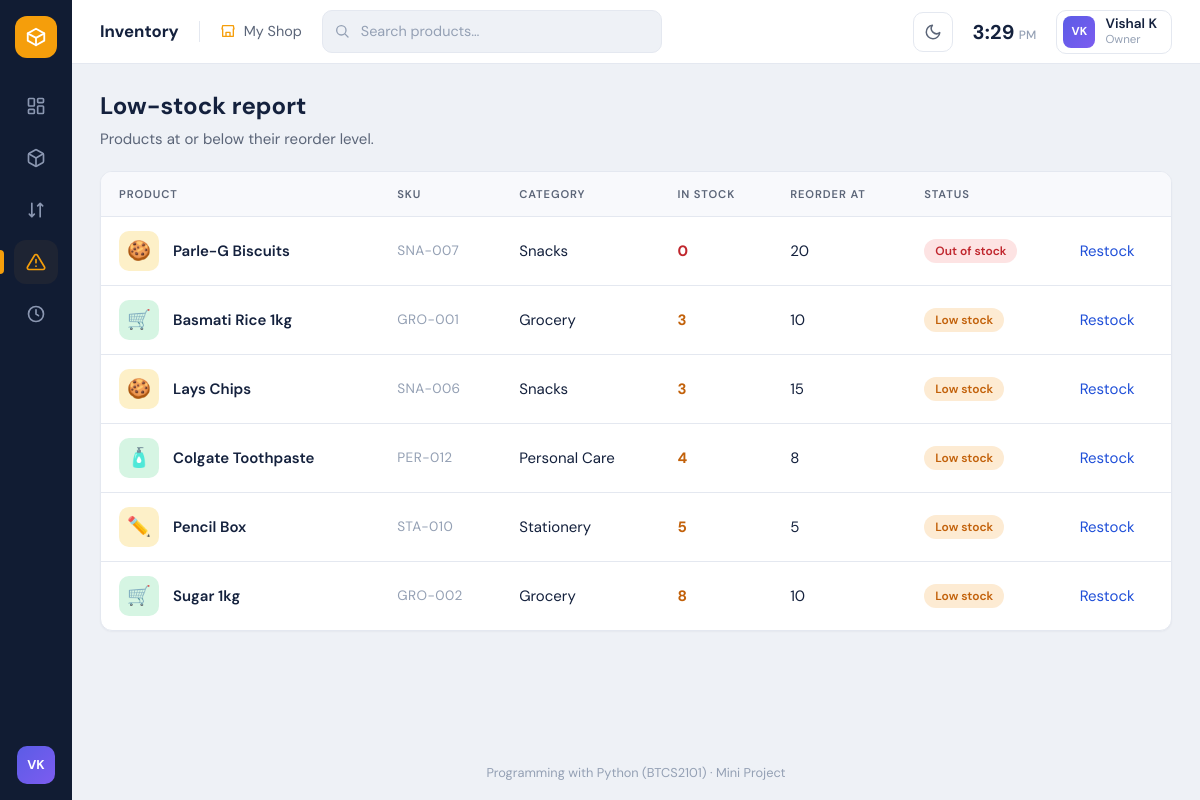
Screenshot of /low-stock with the database file from the repository.
### tables this page shows
CREATE TABLE products (
                    id            INTEGER PRIMARY KEY AUTOINCREMENT,
                    name          TEXT    NOT NULL UNIQUE,
                    category      TEXT    NOT NULL DEFAULT 'General',
                    price         REAL    NOT NULL DEFAULT 0,
                    quantity      INTEGER NOT NULL DEFAULT 0,
                    reorder_level INTEGER NOT NULL DEFAULT 5,
                    created_at    TEXT    NOT NULL
                );

### app.py (the view)
@app.route("/low-stock")
def low_stock():
    return render_template("low_stock.html", items=manager.low_stock_products())

### inventory.py (called while the page is built)
    def _connect(self):
        conn = sqlite3.connect(self.db_path)
        conn.row_factory = sqlite3.Row          # rows behave like dictionaries
        conn.execute("PRAGMA foreign_keys = ON")
        return conn

    def low_stock_products(self):
        conn = self._connect()
        try:
            rows = conn.execute(
                "SELECT * FROM products WHERE quantity <= reorder_level "
                "ORDER BY quantity ASC, name"
            ).fetchall()
        finally:
            conn.close()
        return [dict(r) for r in rows]

### templates/low_stock.html (shortened to what this page needs)
{% extends "base.html" %}
{% from "macros.html" import product_tile, sku, status_badge %}
{% block content %}
<h1>Low-stock report</h1>
<p class="subtitle">Products at or below their reorder level.</p>
<section class="panel flush">
  {% if items %}
  <div class="table-wrap">
  <table>
    <thead><tr><th>Product</th><th>SKU</th><th>Category</th><th>In stock</th><th>Reorder at</th><th>Status</th><th></th></tr></thead>
    <tbody>
    {% for p in items %}
    <tr>
      <td><div class="product-cell">{{ product_tile(p.category) }}{{ p.name }}</div></td>
      <td class="sku">{{ sku(p) }}</td>
      <td>{{ p.category }}</td>
      <td><span class="num {{ 'red' if p.quantity == 0 else 'orange' }}">{{ p.quantity }}</span></td>
      <td>{{ p.reorder_level }}</td>
      <td>{{ status_badge(p) }}</td>
      <td><a href="{{ url_for('stock', product_id=p.id) }}">Restock</a></td>
    </tr>
    {% endfor %}
    </tbody>
  </table>
  </div>
  {% else %}
    <div class="empty">Nothing to restock right now.</div>
  {% endif %}
</section>
{% endblock %}

### templates/macros.html (shortened to what this page needs)
{% macro product_tile(category) -%}
  {%- set c = (category or '')|lower -%}
  {%- if 'drink' in c or 'beverage' in c %}<span class="tile t-blue">🥤</span>
  {%- elif 'snack' in c %}<span class="tile t-yellow">🍪</span>
  {%- elif 'grocer' in c %}<span class="tile t-green">🛒</span>
  {%- elif 'food' in c or 'bakery' in c %}<span class="tile t-pink">🥐</span>
  {%- elif 'station' in c %}<span class="tile t-yellow">✏️</span>
  {%- elif 'care' in c or 'beauty' in c %}<span class="tile t-green">🧴</span>
  {%- elif 'electr' in c %}<span class="tile t-blue">🔌</span>
  {%- else %}<span class="tile t-grey">📦</span>{% endif -%}
{%- endmacro %}
{% macro sku(p) -%}
  {{ ((p.category or 'GEN')[:3])|upper }}-{{ '%03d'|format(p.id) }}
{%- endmacro %}
{% macro status_badge(p) -%}
  {%- if p.quantity == 0 %}<span class="badge danger">Out of stock</span>
  {%- elif p.quantity <= p.reorder_level %}<span class="badge warn">Low stock</span>
  {%- else %}<span class="badge ok">In stock</span>{% endif -%}
{%- endmacro %}

### static/style.css (style rules this page uses)
:root { --sidebar: #111c33; --sidebar-hover: #1c2a47; --bg: #eef1f6; --surface: #ffffff; --border: #e4e8f0; --surface-2: #f8f9fc; --hover: #f4f6fa; --track: #e9edf5; --code-bg: #f4f6fa; --nav-active: #1e2433; --ink: #14213d; --ink-soft: #5b6578; --ink-faint: #94a0b4; --accent: #f59e0b; --accent-dark: #d98506; --green: #1a7f4b; --green-bg: #dcf5e6; --orange: #c2610a; --orange-bg: #fdebd3; --red: #c0262d; --red-bg: #fde3e3; --blue: #1f4fd8; --t-yellow: #fdf0c8; --t-pink: #fbdcec; --t-green: #d6f5e3; --t-blue: #dde6fb; --t-red: #fbdcdc; --t-grey: #e8ecf3; color-scheme: light; --radius: 12px; --shadow: 0 1px 2px rgba(20, 33, 61, .04); }
* { box-sizing: border-box; }
body { margin: 0; font-family: "DM Sans", "Segoe UI", system-ui, -apple-system, sans-serif; background: var(--bg); color: var(--ink); font-size: 15px; line-height: 1.5; }
a { color: var(--blue); text-decoration: none; }
h1 { margin: 0 0 4px; font-size: 1.5rem; }
.subtitle { color: var(--ink-soft); margin: 0 0 20px; }
.panel { background: var(--surface); border: 1px solid var(--border); border-radius: var(--radius); box-shadow: var(--shadow); padding: 20px; margin-bottom: 20px; }
.panel.flush { padding: 0; overflow: hidden; }
.table-wrap { overflow-x: auto; }
table { width: 100%; border-collapse: collapse; }
thead th { text-align: left; font-size: .7rem; font-weight: 600; letter-spacing: .08em; text-transform: uppercase; color: var(--ink-soft); padding: 14px 18px; background: var(--surface-2); border-bottom: 1px solid var(--border); white-space: nowrap; }
tbody td { padding: 14px 18px; border-bottom: 1px solid var(--border); vertical-align: middle; }
tbody tr:last-child td { border-bottom: 0; }
.num { font-weight: 700; }
.num.orange { color: var(--orange); }
.num.red { color: var(--red); }
.sku { color: var(--ink-faint); font-size: .85rem; letter-spacing: .03em; }
.product-cell { display: flex; align-items: center; gap: 14px; font-weight: 600; }
.tile { width: 40px; height: 40px; border-radius: 10px; display: grid; place-items: center; font-size: 1.2rem; flex: none; }
.tile.t-yellow { background: var(--t-yellow); }
.tile.t-green { background: var(--t-green); }
.badge { display: inline-block; padding: 3px 11px; border-radius: 999px; font-size: .75rem; font-weight: 600; white-space: nowrap; }
.badge.warn { background: var(--orange-bg); color: var(--orange); }
.badge.danger { background: var(--red-bg); color: var(--red); }
body, .topbar, .panel, .stat, .user-chip, .btn, input, select, thead th, tbody td { transition: background-color .2s, color .2s, border-color .2s; }

### rows the page displays
products: name "Parle-G Biscuits", category "SNA", id "007", category "Snacks", quantity "0", reorder_level "20", shows "Out of stock"
products: name "Basmati Rice 1kg", category "GRO", id "001", category "Grocery", quantity "3", reorder_level "10", shows "Low stock"
products: name "Lays Chips", category "SNA", id "006", category "Snacks", quantity "3", reorder_level "15", shows "Low stock"
products: name "Colgate Toothpaste", category "PER", id "012", category "Personal Care", quantity "4", reorder_level "8", shows "Low stock"
products: name "Pencil Box", category "STA", id "010", category "Stationery", quantity "5", reorder_level "5", shows "Low stock"
products: name "Sugar 1kg", category "GRO", id "002", category "Grocery", quantity "8", reorder_level "10", shows "Low stock"

### other values shown
{{ USER_NAME[:1]|upper }} "V"
{{ SHOP_NAME }} "My Shop"
{{ USER_NAME }} "Vishal K"
{{ USER_ROLE }} "Owner"
